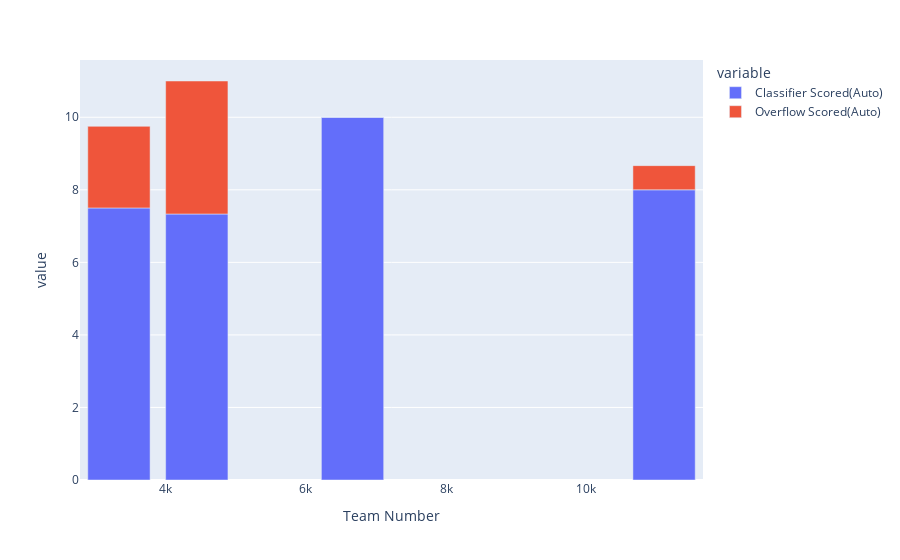

The code cell stored with this chart in its notebook:
### Code cell
fig = px.bar(avg, y= ["Classifier Scored(Auto)", "Overflow Scored(Auto)"])
fig.show()

### Figure 1 — Plotly figure (JSON) as saved in the notebook; plotly's stock layout.template omitted (floating-point values rounded to 4 significant figures)
{"data": [{"hovertemplate": "variable=Classifier Scored(Auto)<br>Team Number=%{x}<br>value=%{y}<extra></extra>", "legendgroup": "Classifier Scored(Auto)", "marker": {"color": "#636efa", "pattern": {"shape": ""}}, "name": "Classifier Scored(Auto)", "orientation": "v", "showlegend": true, "textposition": "auto", "type": "bar", "x": [3333, 4444, 6666, 11111], "xaxis": "x", "y": [7.5, 7.333, 10.0, 8.0], "yaxis": "y"}, {"hovertemplate": "variable=Overflow Scored(Auto)<br>Team Number=%{x}<br>value=%{y}<extra></extra>", "legendgroup": "Overflow Scored(Auto)", "marker": {"color": "#EF553B", "pattern": {"shape": ""}}, "name": "Overflow Scored(Auto)", "orientation": "v", "showlegend": true, "textposition": "auto", "type": "bar", "x": [3333, 4444, 6666, 11111], "xaxis": "x", "y": [2.25, 3.667, 0.0, 0.6667], "yaxis": "y"}], "layout": {"barmode": "relative", "legend": {"title": {"text": "variable"}, "tracegroupgap": 0}, "margin": {"t": 60}, "xaxis": {"anchor": "y", "domain": [0, 1], "title": {"text": "Team Number"}}, "yaxis": {"anchor": "x", "domain": [0, 1], "title": {"text": "value"}}}}
